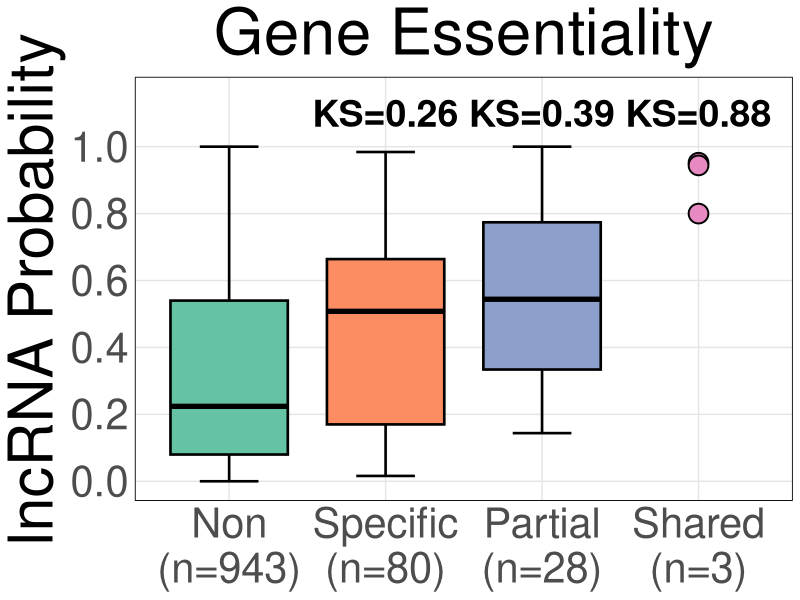

Write R code to recreate this figure. (Note: this script raises an error after producing the figure.)
# Load libraries
library(dplyr)
library(stringr) # For str_detect
library(ggplot2)
library(ggsignif)

# Load csv file
essentials_exon1_data <- read.csv("../data/Liang/processed/annotated_tableS3_gRNAs_vs_exon1_prob.csv", header = TRUE)
essentials_exon2_data <- read.csv("../data/Liang/processed/annotated_tableS3_gRNAs_vs_exon2_prob.csv", header = TRUE)


ess_e1_d <- essentials_exon1_data %>% select(Q_name_suffix,GeneID,TranscriptID,Probability_Functional,Essential_Status)
ess_e2_d <- essentials_exon2_data %>% select(Q_name_suffix,GeneID,TranscriptID,Probability_Functional,Essential_Status)

# Join the two datasets by Q_name and GeneID
ess_d_join <- full_join(ess_e1_d, ess_e2_d, by = c("Q_name_suffix", "GeneID", "Essential_Status"))

# Get the max probability.
ess_d_join <- ess_d_join %>% mutate(max_prob = pmax(Probability_Functional.x, Probability_Functional.y, na.rm = TRUE))


table(ess_d_join$Essential_Status)

# Define the desired order for the categorical variable
essentiality_values <- c("Non-essential", "Cell-type specific", "Partially shared", "Shared")
essentiality_labels <- c("Non", "Specific", "Partial", "Shared")

# Reorder the 'Essential_Status' column by converting it to a factor with specified levels
ess_d_join <- ess_d_join %>%
  mutate(Essential_Status = factor(Essential_Status, levels = essentiality_values, labels = essentiality_labels))

# Keep only the max probability per GeneID
filtered_df <- ess_d_join %>%
  group_by(GeneID) %>%
  # For each GeneID, keep only the row with the maximum Probability_Functional.
  # `with_ties = FALSE` ensures that if there's a tie, only one row is returned.
  slice_max(order_by = max_prob, n = 1, with_ties = FALSE) %>%
  ungroup() # It's good practice to ungroup after the operation.


# --- Prepare Legend Labels with Record Counts ---

# Calculate the number of records for each Essential_Status category.
legend_data <- filtered_df %>%
  count(Essential_Status)

# Create a named vector for the new labels.
# The names of the vector are the original categories (e.g., "Essential")
# The values are the new labels with counts (e.g., "Essential (n=1)")
new_labels <- setNames(
  paste0(legend_data$Essential_Status, "\n(n=", legend_data$n, ")"),
  legend_data$Essential_Status
)


# --- Generate the Violin Plot ---

# Define the pairwise comparisons to be performed
#my_comparisons <- combn(essentiality_labels, 2, simplify = FALSE)
my_comparisons <- list(c("Non","Specific"),
                       c("Non","Partial"),
                       c("Non","Shared"))

# Custom function to perform K-S test and format the D-statistic and p-value stars
ks_test_custom <- function(x, y) {
  test <- ks.test(x, y)
  
  # Convert p-value to significance stars
  # 'cut' is a clean way to assign stars based on p-value ranges
  stars <- cut(test$p.value, breaks = c(-Inf, 0.001, 0.01, 0.05, Inf),
               labels = c("***", "**", "*", "ns"))
  
  # Format the label as: D-value (stars)
  label <- paste0(format(test$statistic, digits = 2), " (", format(test$p.value, digits = 2), ")")
  
  # Return a list with the custom label for ggsignif
  return(list(p.value = label))
}


# Compute KS stats

# --- Step 1: Pre-calculate statistics for labels ---

# Define your reference group and comparison groups
reference_group <- "Non"
comparison_groups <- c("Specific", "Partial", "Shared")

# Extract the data for the reference group
reference_data <- filtered_df %>%
  filter(Essential_Status == reference_group) %>%
  pull(max_prob)

# Calculate KS statistic for each comparison group
stats_list <- lapply(comparison_groups, function(group) {
  # Extract data for the current comparison group
  comparison_data <- filtered_df %>%
    filter(Essential_Status == group) %>%
    pull(max_prob)
  
  # Perform the KS test
  ks_result <- ks.test(reference_data, comparison_data)
  
  # Return a data frame with the necessary info for plotting
  data.frame(
    Essential_Status = group,
    label = paste0("KS=", round(ks_result$statistic, 2))
  )
})

# Combine the list of data frames into a single data frame
stats_labels <- do.call(rbind, stats_list)

# Define the y-position for the labels (adjust as needed)
stats_labels$y_position <- 1.1 


#help("geom_boxplot")
# 14 Jul 2025 #
# --- Start of the plot code ---
plot_modified <- ggplot(data = filtered_df,
                        aes(x = Essential_Status, y = max_prob, 
                            fill = Essential_Status, color = Essential_Status)) +
  
  # 1. Add box plot
  geom_boxplot(data = ~ subset(., Essential_Status != "Shared"), linewidth = 0.9,
               na.rm = TRUE, outlier.shape = NA, color = "black", staplewidth = 0.5) +
  
  # 2. Add a jitter plot for the 'Shared' group
  geom_point(data = ~ subset(., Essential_Status == "Shared"),
             size = 6, 
             shape = 21, 
             color = "black",
             stroke = 1) +
  
  # 3. Manually set fill colors
  scale_fill_brewer(palette = "Set2") +

  # 4. Manually set border colors
  scale_colour_brewer(palette = "Set2") +

  scale_x_discrete(labels = new_labels) +
  
  # 5. Override the legend glyph to be a filled circle
  guides(fill = guide_legend(override.aes = list(shape = 21, size = 5, color = "black"))) +
  
  # 6. Update labels (No changes here)
  labs(
    title = "Gene Essentiality",
    y = "lncRNA Probability",
    fill = "Essentiality Group"
  ) +
  
  # 7. Apply custom theme (No changes here)
  theme_minimal() +
  theme(
    text = element_text(size = 36),
    plot.title = element_text(size = 46, hjust = 0.5),
    axis.text.x = element_text(hjust = 0.5, size = 30),
    axis.text.y = element_text(size = 30),
    axis.title = element_text(size = 44),
    panel.grid.major = element_line(color = "gray90"),
    panel.grid.minor = element_blank(),
    axis.title.x = element_blank(),
    legend.position = "none",
    panel.border = element_rect(colour = "black", fill = NA, size = 0.3)
  )

# Add the statistical comparison layer
plot_with_text_stats <- plot_modified +
  
  # Add the pre-calculated stats as text
  geom_text(
    data = stats_labels,
    aes(x = Essential_Status, y = y_position, label = label),
    inherit.aes = FALSE, 
    size = 9.5,
    color = "black",
    fontface = "bold"
  ) +
  
  # Adjust y-axis limits to ensure text is visible
  scale_y_continuous(breaks = seq(0, 1, 0.2)) +
  coord_cartesian(ylim = c(0, 1.15), clip = "off") # Increased ylim slightly

# Display the final plot
print(plot_with_text_stats)



# Generate a Jitter Plot
plot_jitter <- ggplot(data = filtered_df,
                      aes(x = Essential_Status, y = max_prob, color = Essential_Status)) +
  
  # Add the jitter layer
  # 'width' controls the horizontal spread of points
  # 'alpha' makes points semi-transparent to show density
  geom_jitter(na.rm = TRUE, width = 0.25, alpha = 0.6, size = 2) +
  
  # Use scale_color_manual since we mapped the 'color' aesthetic
  scale_color_manual(values = c("Cell-type specific" = "#1a53ff", "Shared" = "#b30000", "Partially shared" = "#87bc45", "Non-essential" = "#beb9db"),
                     labels = new_labels) +
  
  # Update the labels for the new plot layout
  labs(
    title = "Distribution of Functional Probability by Essentiality Group, Liang et.al 2024",
    x = "Essentiality Group",
    y = "Functional Probability",
    color = "Essentiality Group" # Update legend title to match 'color'
  ) +
  
  # Your custom theme remains the same
  theme_minimal() +
  theme(
    text = element_text(size = 20), # Adjusted size for better readability
    axis.text.x = element_text(angle = 45, hjust = 1, size = 18),
    axis.title = element_text(size = 22),
    plot.title = element_text(size = 24, face = "bold"),
    legend.title = element_text(size = 20),
    legend.text = element_text(size = 18),
    panel.grid.major = element_line(color = "gray90"),
    panel.grid.minor = element_blank(),
    legend.position = "right"
  )

# Add the statistical comparison layer using the custom function
plot_with_stats <- plot_jitter +
  geom_signif(
    comparisons = my_comparisons,
    test = "ks_test_custom",
    step_increase = 0.2,
    textsize = 6.5,
    tip_length = 0.01,
    y_position = 1.2
  ) +
  # KEY CHANGE: Set explicit breaks for the y-axis and use coord_cartesian to set the visual range.
  # This prevents nonsensical axis ticks (e.g., > 1) while keeping room for annotations.
  scale_y_continuous(breaks = seq(0, 1, 0.2)) +
  coord_cartesian(ylim = c(0, 1.7), clip = "off") # Use coord_cartesian to "zoom" without clipping annotations


# To display the final plot
print(plot_with_stats)


plot_scatter <- ggplot(data = ess_d_join,
                       # Map x, y, and color aesthetics to the new factor
                       aes(x = -selected, y = Probability_Functional, color = group_day14)) +
  # Add points
  geom_point(alpha = 1, size = 1.5) +
  # Optional: Apply a specific color scale (e.g., ColorBrewer Set1)
  # You might want scale_color_manual() to assign specific colors to "Essential" and "Non-essential"
  # Add smooth trend lines (linear model 'lm' for each group)
  # se = TRUE adds the confidence interval ribbon (default)
  geom_smooth(method = "lm", se = TRUE, alpha = 0.15, linewidth = 1) + # Added trend line layer
  scale_color_manual(values = c("Cell-type specific" ="#1a53ff", "Shared" = "#b30000", "Partially shared" = "#87bc45", "Non-essential" = "#beb9db")) +
  #scale_color_brewer(palette = "Set1") +
  labs(
    title = "Functional Probability (exon1) vs gRNA Depletion Liang 2024", # Your title
    x = "Sum depletion value day 14 and day7 (-log2 Scale)", # Your x-axis label
    y = "Functional Probability", # Your y-axis label
    color = "Essentiality Group" # Updated legend title
  ) +
  theme_minimal() +
  theme(
    text = element_text(size = 30), # Your text size
    panel.grid.major = element_line(color = "gray90"), # Your grid lines
    panel.grid.minor = element_line(color = "gray95"), # Your grid lines
    legend.position = "right" # Optional: Move legend to bottom
  )

print(plot_scatter)






##################################
# OLD LIANG DATA
essentials_data_w <- essentials_data_w %>%
  mutate(
    day7_sum_all = rowSums(
      select(., contains(".Day7.")),
      na.rm = TRUE
    ),
    day14_sum_all = rowSums(
      select(., contains(".Day14.")),
      na.rm = TRUE
    ),
    sum_all = rowSums(
      select(., contains(".Day")),
      na.rm = TRUE
    ),
    delta14_7 = day14_sum_all - day7_sum_all
  )

essentials_exon2_data_w <- essentials_exon2_data_w %>%
  mutate(
    day7_sum_all = rowSums(
      select(., contains(".Day7.")),
      na.rm = TRUE
    ),
    day14_sum_all = rowSums(
      select(., contains(".Day14.")),
      na.rm = TRUE
    ),
    sum_all = rowSums(
      select(., contains(".Day")),
      na.rm = TRUE
    ),
    delta14_7 = day14_sum_all - day7_sum_all
  )

# --- Format group_day14 into a new Factor ---
# Create a new column 'Essentiality_Group' based on 'group_day14'
essentials_data_w <- essentials_data_w %>%
  mutate(
    Essentiality_Group = case_when(
      # Map the first three groups to "Essential"
      group_day14 %in% c("Cell-type specific", "Partially shared", "Shared") ~ "Essential",
      # Map "Non-essential" to itself
      group_day14 == "Non-essential" ~ "Non-essential",
      # Optional: handle any unexpected values (assign NA or a default category)
      TRUE ~ NA_character_
    ),
    # Convert the new column to a factor with specified levels
    # This ensures the desired order in legends/plots
    Essentiality_Group = factor(Essentiality_Group, levels = c("Essential", "Non-essential"))
  )

essentials_exon2_data_w <- essentials_exon2_data_w %>%
  mutate(
    Essentiality_Group = case_when(
      # Map the first three groups to "Essential"
      group_day14 %in% c("Cell-type specific", "Partially shared", "Shared") ~ "Essential",
      # Map "Non-essential" to itself
      group_day14 == "Non-essential" ~ "Non-essential",
      # Optional: handle any unexpected values (assign NA or a default category)
      TRUE ~ NA_character_
    ),
    # Convert the new column to a factor with specified levels
    # This ensures the desired order in legends/plots
    Essentiality_Group = factor(Essentiality_Group, levels = c("Essential", "Non-essential"))
  )

# --- Plotting the Distribution ---

# 1. Histogram
# geom_histogram bins the data and shows the count in each bin.
# Adjust 'binwidth' or 'bins' to change the appearance.
plot_histogram <- ggplot(data = essentials_data_w, aes(x = p_results_min_p)) +
  geom_histogram(binwidth = 5, fill = "skyblue", color = "white", alpha = 0.8) +
  labs(
    title = "Distribution of Sum Difference (Day7 - Day14)",
    x = "Sum Difference",
    y = "Frequency (Count)"
  ) +
  theme_minimal() # A clean theme

print(plot_histogram)


# 2. Density Plot
# geom_density shows a smoothed estimate of the distribution.
plot_density <- ggplot(data = essentials_data_w, aes(x = delta14_7)) +
  geom_density(fill = "lightcoral", alpha = 0.7) +
  labs(
    title = "Density Plot of Sum Difference (Day7 - Day14)",
    x = "Sum Difference",
    y = "Density"
  ) +
  theme_minimal()

print(plot_density)

# 3. Histogram with Density Overlay (Optional)
# Using aes(y = ..density..) tells the histogram to plot density instead of count.
plot_hist_density <- ggplot(data = essentials_data_w, aes(x = delta14_7)) +
  geom_histogram(aes(y = after_stat(density)), binwidth = 5, fill = "skyblue", color = "white", alpha = 0.7) + # Use density scale
  geom_density(color = "red", linewidth = 1) + # Overlay density line
  labs(
    title = "Distribution of Sum Difference with Density Overlay",
    x = "Sum Difference",
    y = "Density"
  ) +
  theme_minimal()

print(plot_hist_density)


# --- Plotting the Relationship ---

# 4. Scatter Plot (-log2 Min Difference vs. Functional Probability)
# geom_point creates a scatter plot to show potential correlation/relationship.
# Plotting -sum_difference on x-axis as requested, assuming sum_difference is already log2 scale.
plot_scatter <- ggplot(data = essentials_data_w, aes(x = - delta14_7, y = Probability_Functional)) +
  geom_point(alpha = 0.6, color = "darkgreen", size = 1.5) + # Add points with some transparency and size
  labs(
    title = "Functional Probability vs gRNA Depletion Liang 2024", # Updated title
    x = "delta(day14 - day7) (-log2 Scale)", # Updated x-axis label to reflect the transformation
    y = "Functional Probability"
  ) +
  theme_minimal() + 
  theme(
    text = element_text(size = 30),
    panel.grid.major = element_line(color = "gray90"),  # Lighter grid lines
    panel.grid.minor = element_line(color = "gray95")   # Lighter grid lines
  )

print(plot_scatter)


# 5. Scatter Plot (-log2 Sum Difference vs. Probability Functional)
# geom_point creates a scatter plot to show potential correlation/relationship.
# Plotting -sum_difference on x-axis as requested, assuming sum_difference is already log2 scale.
plot_scatter <- ggplot(data = essentials_data_w, aes(x = - sum_all, y = Probability_Functional)) + # Use -sum_difference for x-axis
  geom_point(alpha = 0.6, color = "darkgreen", size = 1.5) + # Add points with some transparency and size
  labs(
    title = "Functional Probability vs gRNA Depletion Liang 2024", # Updated title
    x = "sum(day14 + day7) (-log2 Scale)", # Updated x-axis label to reflect the transformation
    y = "Functional Probability"
  ) +
  theme_minimal() + 
  theme(
    text = element_text(size = 30),
    panel.grid.major = element_line(color = "gray90"),  # Lighter grid lines
    panel.grid.minor = element_line(color = "gray95")   # Lighter grid lines
  )

print(plot_scatter)



# --- Plotting the Relationship ---
# 4. Scatter Plot (-log2 Sum All vs. Probability Functional, colored by Essentiality_Group)
# geom_point creates a scatter plot. Color is mapped to the new Essentiality_Group factor.
plot_scatter <- ggplot(data = essentials_data_w,
                       # Map x, y, and color aesthetics to the new factor
                       aes(x = -day14_min_calculated, y = Probability_Functional, color = group_day14)) +
  # Add points
  geom_point(alpha = 1, size = 1.5) +
  # Add smooth trend lines (linear model 'lm' for each group)
  # se = TRUE adds the confidence interval ribbon (default)
  geom_smooth(method = "lm", se = TRUE, alpha = 0.15, linewidth = 1) + # Added trend line layer
  # You might want scale_color_manual() to assign specific colors to "Essential" and "Non-essential"
  scale_color_manual(values = c("Cell-type specific" ="#1a53ff", "Shared" = "#b30000", "Partially shared" = "#87bc45", "Non-essential" = "#beb9db")) +
  #scale_color_brewer(palette = "Set1") +
  labs(
    title = "Functional Probability (exon 1) vs gRNA Depletion Liang 2024", # Your title
    x = "Minimum depletion value at day 14 (-log2 Scale)", # Your x-axis label
    y = "Functional Probability", # Your y-axis label
    color = "Essentiality Group" # Updated legend title
  ) +
  theme_minimal() +
  theme(
    text = element_text(size = 30), # Your text size
    panel.grid.major = element_line(color = "gray90"), # Your grid lines
    panel.grid.minor = element_line(color = "gray95"), # Your grid lines
    legend.position = "right" # Optional: Move legend to bottom
  )

print(plot_scatter)

#Sum
#essentials_data_w_filtered <- essentials_data_w %>%
#  filter(sum_all_calculated < 0)
# 4. Scatter Plot (-log2 Sum All vs. Probability Functional, colored by Essentiality_Group)
# geom_point creates a scatter plot. Color is mapped to the new Essentiality_Group factor.
plot_scatter <- ggplot(data = essentials_data_w,
                       # Map x, y, and color aesthetics to the new factor
                       aes(x = -sum_all_calculated, y = Probability_Functional, color = group_day14)) +
  # Add points
  geom_point(alpha = 1, size = 1.5) +
  # Optional: Apply a specific color scale (e.g., ColorBrewer Set1)
  # You might want scale_color_manual() to assign specific colors to "Essential" and "Non-essential"
  # Add smooth trend lines (linear model 'lm' for each group)
  # se = TRUE adds the confidence interval ribbon (default)
  geom_smooth(method = "lm", se = TRUE, alpha = 0.15, linewidth = 1) + # Added trend line layer
  scale_color_manual(values = c("Cell-type specific" ="#1a53ff", "Shared" = "#b30000", "Partially shared" = "#87bc45", "Non-essential" = "#beb9db")) +
  #scale_color_brewer(palette = "Set1") +
  labs(
    title = "Functional Probability (exon1) vs gRNA Depletion Liang 2024", # Your title
    x = "Sum depletion value day 14 and day7 (-log2 Scale)", # Your x-axis label
    y = "Functional Probability", # Your y-axis label
    color = "Essentiality Group" # Updated legend title
  ) +
  theme_minimal() +
  theme(
    text = element_text(size = 30), # Your text size
    panel.grid.major = element_line(color = "gray90"), # Your grid lines
    panel.grid.minor = element_line(color = "gray95"), # Your grid lines
    legend.position = "right" # Optional: Move legend to bottom
  )

print(plot_scatter)

# 4. Scatter Plot (-log2 Sum All vs. Probability Functional, colored by Essentiality_Group)
# geom_point creates a scatter plot. Color is mapped to the new Essentiality_Group factor.
plot_scatter <- ggplot(data = essentials_exon2_data_w,
                       # Map x, y, and color aesthetics to the new factor
                       aes(x = -day14_min_calculated, y = Probability_Functional, color = group_day14)) +
  # Add points
  geom_point(alpha = 1, size = 1.5) +
  # Add smooth trend lines (linear model 'lm' for each group)
  # se = TRUE adds the confidence interval ribbon (default)
  geom_smooth(method = "lm", se = TRUE, alpha = 0.15, linewidth = 1) + # Added trend line layer
  # Optional: Apply a specific color scale (e.g., ColorBrewer Set1)
  # You might want scale_color_manual() to assign specific colors to "Essential" and "Non-essential"
  scale_color_manual(values = c("Cell-type specific" ="#1a53ff", "Shared" = "#b30000", "Partially shared" = "#87bc45", "Non-essential" = "#beb9db")) +
  #scale_color_brewer(palette = "Set1") +
  labs(
    title = "Functional Probability (exon2) vs gRNA Depletion Liang 2024", # Your title
    x = "Minimum depletion value at day 14 (-log2 Scale)", # Your x-axis label
    y = "Functional Probability", # Your y-axis label
    color = "Essentiality Group" # Updated legend title
  ) +
  theme_minimal() +
  theme(
    text = element_text(size = 30), # Your text size
    panel.grid.major = element_line(color = "gray90"), # Your grid lines
    panel.grid.minor = element_line(color = "gray95"), # Your grid lines
    legend.position = "right" # Optional: Move legend to bottom
  )

print(plot_scatter)

#Sum
#essentials_data_w_filtered <- essentials_data_w %>%
#  filter(sum_all_calculated < 0)
# 4. Scatter Plot (-log2 Sum All vs. Probability Functional, colored by Essentiality_Group)
# geom_point creates a scatter plot. Color is mapped to the new Essentiality_Group factor.
plot_scatter <- ggplot(data = essentials_exon2_data_w,
                       # Map x, y, and color aesthetics to the new factor
                       aes(x = -sum_all_calculated, y = Probability_Functional, color = group_day14)) +
  # Add points
  geom_point(alpha = 1, size = 1.5) +
  # Add smooth trend lines (linear model 'lm' for each group)
  # se = TRUE adds the confidence interval ribbon (default)
  geom_smooth(method = "lm", se = TRUE, alpha = 0.15, linewidth = 1) + # Added trend line layer
  # Optional: Apply a specific color scale (e.g., ColorBrewer Set1)
  # You might want scale_color_manual() to assign specific colors to "Essential" and "Non-essential"
  scale_color_manual(values = c("Cell-type specific" ="#1a53ff", "Shared" = "#b30000", "Partially shared" = "#87bc45", "Non-essential" = "#beb9db")) +
  #scale_color_brewer(palette = "Set1") +
  labs(
    title = "Functional Probability (exon2) vs gRNA Depletion Liang 2024", # Your title
    x = "Sum depletion value day 14 and day7 (-log2 Scale)", # Your x-axis label
    y = "Functional Probability", # Your y-axis label
    color = "Essentiality Group" # Updated legend title
  ) +
  theme_minimal() +
  theme(
    text = element_text(size = 30), # Your text size
    panel.grid.major = element_line(color = "gray90"), # Your grid lines
    panel.grid.minor = element_line(color = "gray95"), # Your grid lines
    legend.position = "right" # Optional: Move legend to bottom
  )

print(plot_scatter)



######################
# Join both datasets #
essentials_data_all <- rbind(essentials_data_w, essentials_exon2_data_w)

# Plot -log10(min p_value)
plot_scatter <- ggplot(data = essentials_data_all,
                       # Map x, y, and color aesthetics to the new factor
                       aes(x = -log10(p_results_min_p), y = Probability_Functional, color = group_day14)) +
  # Add points
  geom_point(alpha = 1, size = 1.5) +
  # Add smooth trend lines (linear model 'lm' for each group)
  # se = TRUE adds the confidence interval ribbon (default)
  geom_smooth(method = "loess", span = 2, se = FALSE, linewidth = 0.8, alpha = 0.15) + # Added trend line layer
  # Optional: Apply a specific color scale (e.g., ColorBrewer Set1)
  # You might want scale_color_manual() to assign specific colors to "Essential" and "Non-essential"
  scale_color_manual(values = c("Cell-type specific" ="#1a53ff", "Shared" = "#b30000", "Partially shared" = "#87bc45", "Non-essential" = "#beb9db")) +
  #scale_color_brewer(palette = "Set1") +
  labs(
    title = "Functional Probability vs min gRNA Depletion p_value Liang 2024", # Your title
    x = "Minimum p value(-log10 Scale)", # Your x-axis label
    y = "Functional Probability", # Your y-axis label
    color = "Essentiality Group" # Updated legend title
  ) +
  theme_minimal() +
  theme(
    text = element_text(size = 30), # Your text size
    panel.grid.major = element_line(color = "gray90"), # Your grid lines
    panel.grid.minor = element_line(color = "gray95"), # Your grid lines
    legend.position = "right" # Optional: Move legend to bottom
  )

print(plot_scatter)


# geom_point creates a scatter plot. Color is mapped to the new Essentiality_Group factor.
plot_scatter <- ggplot(data = essentials_data_all,
                       # Map x, y, and color aesthetics to the new factor
                       aes(x = -day14_min_calculated, y = Probability_Functional, color = group_day14)) +
  # Add points
  geom_point(alpha = 1, size = 1.5) +
  # Add smooth trend lines (linear model 'lm' for each group)
  # se = TRUE adds the confidence interval ribbon (default)
  geom_smooth(method = "lm", se = TRUE, alpha = 0.15, linewidth = 1) + # Added trend line layer
  # Optional: Apply a specific color scale (e.g., ColorBrewer Set1)
  # You might want scale_color_manual() to assign specific colors to "Essential" and "Non-essential"
  scale_color_manual(values = c("Cell-type specific" ="#1a53ff", "Shared" = "#b30000", "Partially shared" = "#87bc45", "Non-essential" = "#beb9db")) +
  #scale_color_brewer(palette = "Set1") +
  labs(
    title = "Functional Probability vs gRNA Depletion Liang 2024", # Your title
    x = "Minimum depletion value at day 14 (-log2 Scale)", # Your x-axis label
    y = "Functional Probability", # Your y-axis label
    color = "Essentiality Group" # Updated legend title
  ) +
  theme_minimal() +
  theme(
    text = element_text(size = 30), # Your text size
    panel.grid.major = element_line(color = "gray90"), # Your grid lines
    panel.grid.minor = element_line(color = "gray95"), # Your grid lines
    legend.position = "right" # Optional: Move legend to bottom
  )

print(plot_scatter)

#Sum
#essentials_data_w_filtered <- essentials_data_w %>%
#  filter(sum_all_calculated < 0)
# 4. Scatter Plot (-log2 Sum All vs. Probability Functional, colored by Essentiality_Group)
# geom_point creates a scatter plot. Color is mapped to the new Essentiality_Group factor.
plot_scatter <- ggplot(data = essentials_data_all,
                       # Map x, y, and color aesthetics to the new factor
                       aes(x = -sum_all_calculated, y = Probability_Functional, color = group_day14)) +
  # Add points
  geom_point(alpha = 1, size = 1.5) +
  # Add smooth trend lines (linear model 'lm' for each group)
  # se = TRUE adds the confidence interval ribbon (default)
  geom_smooth(method = "loess", span = 0.4, se = FALSE, linewidth = 0.8) +
  # Add RIBBON for DOTTED confidence interval BOUNDS only
  # stat = "smooth" calculates the smooth fit and CI
  # geom = "ribbon" is used implicitly by geom_ribbon
  # aes(ymin/ymax = after_stat(...)) maps the calculated CI bounds
  # fill = NA prevents filling the ribbon area, leaving only the lines
  # linetype = "dotted" makes the boundary lines dotted
  # show.legend = FALSE prevents adding duplicate legend entries
  geom_ribbon(stat = "smooth", method = "loess", span = 0.4, se = TRUE,
              aes(ymin = after_stat(ymin), ymax = after_stat(ymax), color = group_day14), # Map ymin/ymax, inherit color
              fill = NA, # Don't fill the ribbon area
              linetype = "dotted", # Make the boundary lines dotted
              linewidth = 0.6, # Control line thickness
              alpha = 0.5, # Control transparency
              show.legend = FALSE) + # Hide from legend
  # Apply a specific color scale
  scale_color_manual(values = c("Cell-type specific" ="#1a53ff", "Shared" = "#b30000", "Partially shared" = "#87bc45", "Non-essential" = "#beb9db")) +
  #scale_color_brewer(palette = "Set1") +
  labs(
    title = "Functional Probability vs gRNA Depletion Liang 2024", # Your title
    x = "Sum depletion value day 14 and day7 (-log2 Scale)", # Your x-axis label
    y = "Functional Probability", # Your y-axis label
    color = "Essentiality Group" # Updated legend title
  ) +
  theme_minimal() +
  theme(
    text = element_text(size = 30), # Your text size
    panel.grid.major = element_line(color = "gray90"), # Your grid lines
    panel.grid.minor = element_line(color = "gray95"), # Your grid lines
    legend.position = "right" # Optional: Move legend to bottom
  )

print(plot_scatter)



##################################
# Filter Non-essential observations
essential_data_positives <- essentials_data_all %>%
  filter(Essentiality_Group != "Non-essential")

plot_scatter <- ggplot(data = essential_data_positives,
                       # Map x, y, and color aesthetics to the new factor
                       aes(x = -sum_all_calculated, y = Probability_Functional, color = group_day14)) +
  # Add points
  geom_point(alpha = 1, size = 1.5) +
  # Optional: Apply a specific color scale (e.g., ColorBrewer Set1)
  # You might want scale_color_manual() to assign specific colors to "Essential" and "Non-essential"
  scale_color_manual(values = c("Cell-type specific" ="#1a53ff", "Shared" = "#b30000", "Partially shared" = "#87bc45", "Non-essential" = "#beb9db")) +
  #scale_color_brewer(palette = "Set1") +
  labs(
    title = "Functional Probability vs gRNA Depletion Liang 2024", # Your title
    x = "Sum depletion value day 14 and day7 (-log2 Scale)", # Your x-axis label
    y = "Functional Probability", # Your y-axis label
    color = "Essentiality Group" # Updated legend title
  ) +
  theme_minimal() +
  theme(
    text = element_text(size = 30), # Your text size
    panel.grid.major = element_line(color = "gray90"), # Your grid lines
    panel.grid.minor = element_line(color = "gray95"), # Your grid lines
    legend.position = "right" # Optional: Move legend to bottom
  )

print(plot_scatter)


# geom_point creates a scatter plot. Color is mapped to the new Essentiality_Group factor.
plot_scatter <- ggplot(data = essentials_data_w,
                       # Map x, y, and color aesthetics to the new factor
                       aes(x = -sum_all_calculated, y = Probability_Functional, color = Essentiality_Group)) +
  # Add points
  geom_point(alpha = 1, size = 1.5) +
  # Optional: Apply a specific color scale (e.g., ColorBrewer Set1)
  # You might want scale_color_manual() to assign specific colors to "Essential" and "Non-essential"
  scale_color_manual(values = c("Essential" = "#b30000", "Non-essential" = "#beb9db")) +
  #scale_color_brewer(palette = "Set1") +
  labs(
    title = "Functional Probability vs gRNA Depletion Liang 2024", # Your title
    x = "Depletion sum(day14 + day7) (-log2 Scale)", # Your x-axis label
    y = "Functional Probability", # Your y-axis label
    color = "Essentiality Group" # Updated legend title
  ) +
  theme_minimal() +
  theme(
    text = element_text(size = 30), # Your text size
    panel.grid.major = element_line(color = "gray90"), # Your grid lines
    panel.grid.minor = element_line(color = "gray95"), # Your grid lines
    legend.position = "right" # Optional: Move legend to bottom
  )

print(plot_scatter)

# geom_point creates a scatter plot. Color is mapped to the new Essentiality_Group factor.
plot_scatter <- ggplot(data = essentials_data_w,
                       # Map x, y, and color aesthetics to the new factor
                       aes(x = -HAP1.Day14.Replicate.1, y = Probability_Functional, color = Essentiality_Group)) +
  # Add points
  geom_point(alpha = 1, size = 1.5) +
  # Optional: Apply a specific color scale (e.g., ColorBrewer Set1)
  # You might want scale_color_manual() to assign specific colors to "Essential" and "Non-essential"
  scale_color_manual(values = c("Essential" = "#b30000", "Non-essential" = "#beb9db")) +
  #scale_color_brewer(palette = "Set1") +
  labs(
    title = "Functional Probability vs gRNA Depletion Liang 2024", # Your title
    x = "HAP1 day14 fold change (-log2 Scale)", # Your x-axis label
    y = "Functional Probability", # Your y-axis label
    color = "Essentiality Group" # Updated legend title
  ) +
  theme_minimal() +
  theme(
    text = element_text(size = 30), # Your text size
    panel.grid.major = element_line(color = "gray90"), # Your grid lines
    panel.grid.minor = element_line(color = "gray95"), # Your grid lines
    legend.position = "right" # Optional: Move legend to bottom
  )

print(plot_scatter)






# 20 - Jun - 2025
library(ggsignif)
# Define the desired order for the categorical variable
essentiality_order <- c("Non-essential", "Cell-type specific", "Partially shared", "Shared")

# Reorder the 'group_day14' column by converting it to a factor with specified levels
essentials_data_all <- essentials_data_all %>%
  mutate(group_day14 = factor(group_day14, levels = essentiality_order))

# Generate the Violin Plot
plot_violin <- ggplot(data = essentials_data_all,
                      # For a violin plot, we map the categorical variable to x
                      # and the continuous variable to y.
                      # We use 'fill' to color the violins based on the group.
                      aes(x = group_day14, y = Probability_Functional, fill = group_day14)) +
  
  # Add the violin layer
  # trim = FALSE ensures the violin tails are drawn to the full range of the data
  geom_violin(scale = "width", na.rm = TRUE, adjust = 1, trim = FALSE) +
  
  
  # (Optional but recommended) Add a box plot inside the violins
  # This shows the median, interquartile range, and outliers.
  geom_boxplot(alpha=0.0, outliers=TRUE, na.rm = TRUE, position = position_dodge(width = 0.9), width=0.2) +
  
  # Use scale_fill_manual since we mapped the 'fill' aesthetic
  # The color values are the same as your original plot.
  scale_fill_manual(values = c("Cell-type specific" = "#1a53ff", "Shared" = "#b30000", "Partially shared" = "#87bc45", "Non-essential" = "#beb9db")) +
  
  # Update the labels for the new plot layout
  labs(
    title = "Distribution of Functional Probability by Essentiality Group",
    x = "Essentiality Group",
    y = "Functional Probability",
    fill = "Essentiality Group" # Update legend title to match 'fill'
  ) +
  
  # Your custom theme remains the same
  theme_minimal() +
  theme(
    text = element_text(size = 16), # Adjusted size for better readability
    axis.text.x = element_text(angle = 45, hjust = 1), # Angle x-axis labels if they overlap
    panel.grid.major = element_line(color = "gray90"),
    panel.grid.minor = element_blank(), # Hiding minor grid lines for a cleaner look
    legend.position = "right"
  )


# Define the pairwise comparisons to be performed
# This creates all unique pairs from your ordered groups.
my_comparisons <- combn(essentiality_order, 2, simplify = FALSE)

# Custom function to perform K-S test and format the D-statistic and p-value stars
ks_test_custom <- function(x, y) {
  test <- ks.test(x, y)
  
  # Convert p-value to significance stars
  # 'cut' is a clean way to assign stars based on p-value ranges
  stars <- cut(test$p.value, breaks = c(-Inf, 0.001, 0.01, 0.05, Inf),
               labels = c("***", "**", "*", "ns"))
  
  # Format the label as: D-value (stars)
  label <- paste0(format(test$statistic, digits = 2), " (", stars, ")")
  
  # Return a list with the custom label for ggsignif
  return(list(p.value = label))
}

# Add the statistical comparison layer using the custom function
plot_with_stats <- plot_violin +
  geom_signif(
    comparisons = my_comparisons,
    test = "ks_test_custom",  # Use our new custom function
    step_increase = 0.1,      # Spacing can be reduced for single-line labels
    textsize = 3.5,
    tip_length = 0.01,
    y_position = 1.2      # Manually set the y-position for the first bracket
  ) +
  # Expand the y-axis slightly to make room for the highest comparison brackets
  scale_y_continuous(expand = expansion(mult = c(0.05, 0.15)))


# To display the final plot
print(plot_with_stats)





# 12 - Jun - 2025
dplyr_left_join_df <- left_join(essentials_data_w, essentials_exon2_data_w, by = "GeneID")

final_df <- dplyr_left_join_df %>% 
  dplyr::select(day14_min_calculated.x, day14_min_calculated.y, sum_all_calculated.x,sum_all_calculated.y,Probability_Functional.x,Probability_Functional.y,group_day14.x,group_day14.y) %>%
  mutate(max_prob_functional = pmax(Probability_Functional.x,Probability_Functional.y, na.rm = TRUE),
         # Create the new column `sum_max_prob`
         # `case_when` is great for defining logic with multiple conditions.
         sum_max_prob = case_when(
           is.na(Probability_Functional.y) | Probability_Functional.x >= Probability_Functional.y ~ sum_all_calculated.x,
           Probability_Functional.x < Probability_Functional.y ~ sum_all_calculated.y,
           TRUE ~ NA_real_ 
         ),
         day14_min = case_when(
           is.na(Probability_Functional.y) | Probability_Functional.x >= Probability_Functional.y ~ day14_min_calculated.x,
           Probability_Functional.x < Probability_Functional.y ~ day14_min_calculated.y,
           TRUE ~ NA_real_
         ),
         day14_group = case_when(
           is.na(Probability_Functional.y) | Probability_Functional.x >= Probability_Functional.y ~ group_day14.x,
           Probability_Functional.x < Probability_Functional.y ~ group_day14.y,
           TRUE ~ NA_character_
         ),
         
         )

# 4. Scatter Plot (-log2 Sum All vs. Probability Functional, colored by Essentiality_Group)
# geom_point creates a scatter plot. Color is mapped to the new Essentiality_Group factor.
plot_scatter <- ggplot(data = final_df,
                       # Map x, y, and color aesthetics to the new factor
                       aes(x = -day14_min, y = max_prob_functional, color = day14_group)) +
  # Add points
  geom_point(alpha = 1, size = 1.5) +
  # Add smooth trend lines (linear model 'lm' for each group)
  # se = TRUE adds the confidence interval ribbon (default)
  geom_smooth(method = "loess", span = 0.4, se = FALSE, linewidth = 0.8) +
  # Apply a specific color scale
  scale_color_manual(values = c("Cell-type specific" ="#1a53ff", "Shared" = "#b30000", "Partially shared" = "#87bc45", "Non-essential" = "#beb9db")) +
  #scale_color_brewer(palette = "Set1") +
  labs(
    title = "Max Functional Probability vs gRNA Depletion Liang 2024", # Your title
    x = "Minimum depletion value at day 14 (-log2 Scale)", # Your x-axis label
    y = "Functional Probability", # Your y-axis label
    color = "Essentiality Group" # Updated legend title
  ) +
  theme_minimal() +
  theme(
    text = element_text(size = 30), # Your text size
    panel.grid.major = element_line(color = "gray90"), # Your grid lines
    panel.grid.minor = element_line(color = "gray95"), # Your grid lines
    legend.position = "right" # Optional: Move legend to bottom
  )
#help(geom_smooth)
print(plot_scatter)


plot_scatter <- ggplot(data = final_df,
                       # Map x, y, and color aesthetics to the new factor
                       aes(x = -sum_max_prob, y = max_prob_functional, color = day14_group)) +
  # Add points
  geom_point(alpha = 1, size = 1.5) +
  # Add smooth trend lines (linear model 'lm' for each group)
  # se = TRUE adds the confidence interval ribbon (default)
  geom_smooth(method = "loess", span = 0.4, se = FALSE, linewidth = 0.8) +
  # Apply a specific color scale
  scale_color_manual(values = c("Cell-type specific" ="#1a53ff", "Shared" = "#b30000", "Partially shared" = "#87bc45", "Non-essential" = "#beb9db")) +
  #scale_color_brewer(palette = "Set1") +
  labs(
    title = "Max Functional Probability vs gRNA Depletion Liang 2024", # Your title
    x = "Sum depletion value (-log2 Scale)", # Your x-axis label
    y = "Functional Probability", # Your y-axis label
    color = "Essentiality Group" # Updated legend title
  ) +
  theme_minimal() +
  theme(
    text = element_text(size = 30), # Your text size
    panel.grid.major = element_line(color = "gray90"), # Your grid lines
    panel.grid.minor = element_line(color = "gray95"), # Your grid lines
    legend.position = "right" # Optional: Move legend to bottom
  )
#help(geom_smooth)
print(plot_scatter)
